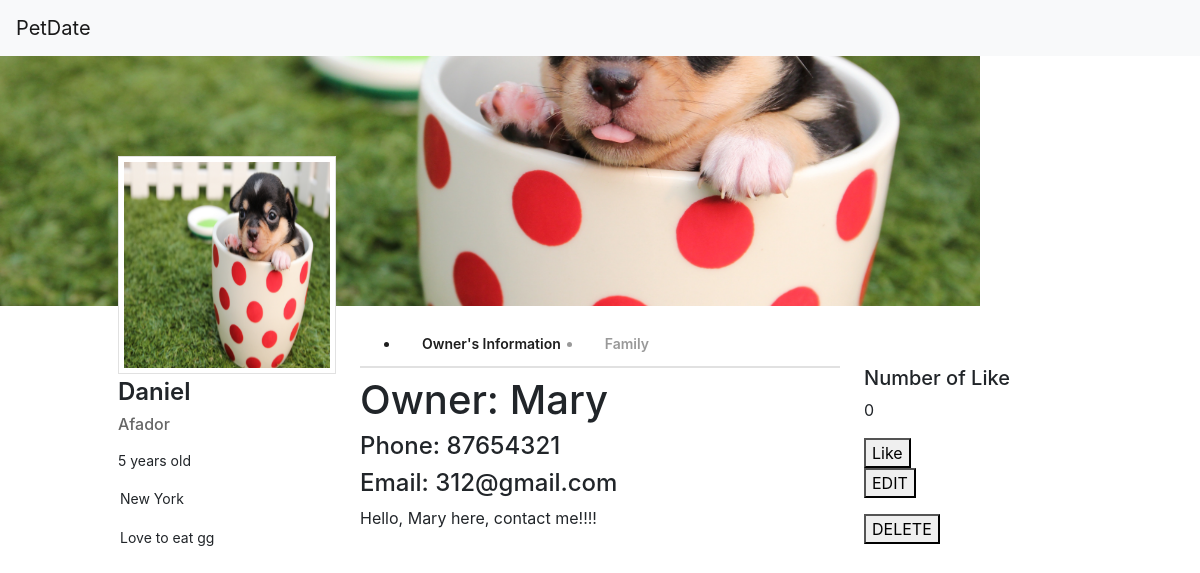
/6/, run on the app's committed database.
### home/models.py (models this page shows, shortened)
class Dog(models.Model):
    name = models.CharField(max_length=50)
    photo = models.FileField(upload_to='images/', null=True, verbose_name="")
    breed = models.CharField(max_length=50)
    age = models.CharField(max_length=50)
    favourite_food = models.CharField(max_length=50)
    like = models.IntegerField(default=0)
    owner = models.ForeignKey('Owner', on_delete=models.CASCADE, related_name="owner")
    father = models.ForeignKey('Dog', on_delete=models.CASCADE, blank=True, null=True, related_name="Dad")
    mother = models.ForeignKey('Dog', on_delete=models.CASCADE, blank=True, null=True, related_name="Mom")

class Owner(models.Model):
    name = models.CharField(max_length=50)
    phone = models.CharField(max_length=50)
    email = models.CharField(max_length=50)
    msg = models.TextField(max_length=200)
    location = models.CharField(max_length=50)

### home/views.py (the view)
# urls.py: path('<int:dog_id>/', views.detail, name='detail'),
def detail(request, dog_id):
    dog = Dog.objects.get(pk=dog_id)
    template = loader.get_template('home/dog_detail.html')
    context = {
        'dog': dog,
        'father': dog.father,
        'mother': dog.mother,
        'owner': dog.owner
    }
    return HttpResponse(template.render(context, request))

### templates/home/dog_detail.html (shortened to what this page needs)
<html>
    <head>
            <link rel="stylesheet" href="https://maxcdn.bootstrapcdn.com/bootstrap/4.3.1/css/bootstrap.min.css">
            {% load static %}
            <link rel="stylesheet" type="text/css" href="{% static 'detailPage/style.css'%}">
    </head>
    <body>
            <nav class="navbar navbar-light bg-light">
                    <a class="navbar-brand" href="{%url 'home'%}">
                      PetDate
                    </a>
            </nav>
            <div class="cover-photo"><img src="{{ dog.photo.url }}" alt="" style="object-fit: cover;"/></div>
            <div class="body">
              <section class="left-col user-info">
                <div class="profile-avatar">
                        <img src="{{ dog.photo.url }}" alt=""/>
                </div>
                <h1>{{dog.name}}</h1>
                <h2>{{dog.breed}}</h2>
                <div class="meta">
                    <p>{{dog.age}} years old</p>
                    <p><i class="fa fa-fw fa-map-marker"></i> {{dog.owner.location}}</p>
                    <p><i class="fa fa-fw fa-link"></i>Love to eat {{dog.favourite_food}}</p>
                </div>
              </section>
              <section class="section center-col content">
                <nav class="profile-nav">
                  <ul>
                    <li class="active" id="ownerTag">Owner's Information</li>
                    {%if father or mother%}
                    <li id="familyTag">Family</li>
                    {%endif%}
                  </ul>
                </nav>
                <div id="ownerInfo" class="owner_info">
                    <h1>Owner: {{dog.owner.name}}</h1>
                    <h4 class="contact_info">Phone: {{dog.owner.phone}}</h4>
                    <h4>Email: {{dog.owner.email}}</h4>
                    <div class="msgBox"><p>{{dog.owner.msg}}</p></div>
                </div>
              </section>
              <section class="right-col">
                <h5>Number of Like</h5>
                <p>{{dog.like}}</p>
                <button><a href="/{{dog.id}}/like">Like</a></button>
                <form action="{% url 'editDog' pk=dog.id %}" method="post">{% csrf_token %}<button type="submit">EDIT</button></form>
                <form action="{% url 'deleteDog' pk=dog.id %}" method="post">{% csrf_token %}<button type="submit">DELETE</button></form>
              </section>
            </div>
    </body>
</html>

### home/static/detailPage/style.css (style rules this page uses)
html { font-family: "proxima-nova",sans-serif; }
*, *:before, *:after { -moz-box-sizing: border-box; -webkit-box-sizing: border-box; box-sizing: border-box; }
html, html a { -webkit-font-smoothing: antialiased !important; text-shadow: 1px 1px 1px rgba(0, 0, 0, 0.004); }
a { text-decoration: none; color: inherit; }
.cover-photo img { object-fit: cover; width: 980px; height: 250px; margin: 0 auto; background-color: #f5f5f5; position: relative; z-index: 1; }
.body { width: 980px; margin: 0 auto; z-index: 4; position: relative; }
.left-col, .right-col { width: 226px; float: left; min-height: 400px; position: relative; }
.left-col { margin-right: 24px; position: relative; top: -150px; left: 8px; }
.center-col { float: left; width: 480px; margin-right: 24px; min-height: 400px; }
.right-col { padding-top: 60px; }
.user-info h1 { font-size: 24px; font-weight: 600; line-height: 1.2; padding-top: 4px; }
.user-info h2 { color: #666; font-size: 16px; }
.user-info .meta { padding: 8px 0; font-size: 14px; }
.user-info .meta p { line-height: 1.6; }
.user-info .meta i { font-size: 0.95em; padding-right: 2px; }
.profile-avatar { width: 218px; height: 218px; border: 1px solid #e1e1e1; background-color: #fff; right: 0; }
.profile-avatar img { width: 206px; height: 206px; margin: 5px; }
.profile-nav { height: 46px; background-color: white; border-bottom: 2px solid #E1E1E1; margin-bottom: 8px; }
.profile-nav ul > li { color: #999; font-size: 14px; float: left; line-height: 44px; font-weight: 600; padding: 0 22px; cursor: pointer; }
.profile-nav li.active { color: #1E1E1E; }

### data on the page
Dog: photo (picture), name "Daniel", breed "Afador", age "5", owner.location "New York", favourite_food "gg", owner.name "Mary", owner.phone "87654321", owner.email "312@gmail.com", owner.msg "Hello, Mary here, contact me!!!!", like "0"
